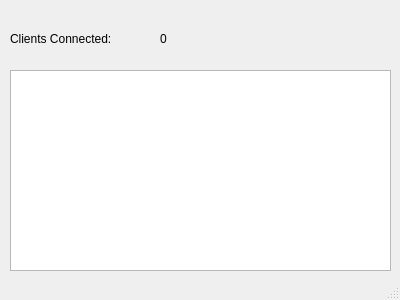
<?xml version="1.0" encoding="UTF-8"?>
<ui version="4.0">
 <class>MainWindow</class>
 <widget class="QMainWindow" name="MainWindow">
  <property name="geometry">
   <rect>
    <x>0</x>
    <y>0</y>
    <width>400</width>
    <height>300</height>
   </rect>
  </property>
  <property name="windowTitle">
   <string>Server</string>
  </property>
  <widget class="QWidget" name="centralWidget">
   <widget class="QPlainTextEdit" name="txtLog">
    <property name="geometry">
     <rect>
      <x>10</x>
      <y>70</y>
      <width>381</width>
      <height>201</height>
     </rect>
    </property>
   </widget>
   <widget class="QLabel" name="label">
    <property name="geometry">
     <rect>
      <x>10</x>
      <y>30</y>
      <width>141</width>
      <height>17</height>
     </rect>
    </property>
    <property name="text">
     <string>Clients Connected:</string>
    </property>
   </widget>
   <widget class="QLabel" name="lblConnected">
    <property name="geometry">
     <rect>
      <x>160</x>
      <y>30</y>
      <width>66</width>
      <height>17</height>
     </rect>
    </property>
    <property name="text">
     <string>0</string>
    </property>
   </widget>
  </widget>
  <widget class="QStatusBar" name="statusBar"/>
 </widget>
 <layoutdefault spacing="6" margin="11"/>
 <resources/>
 <connections/>
</ui>
